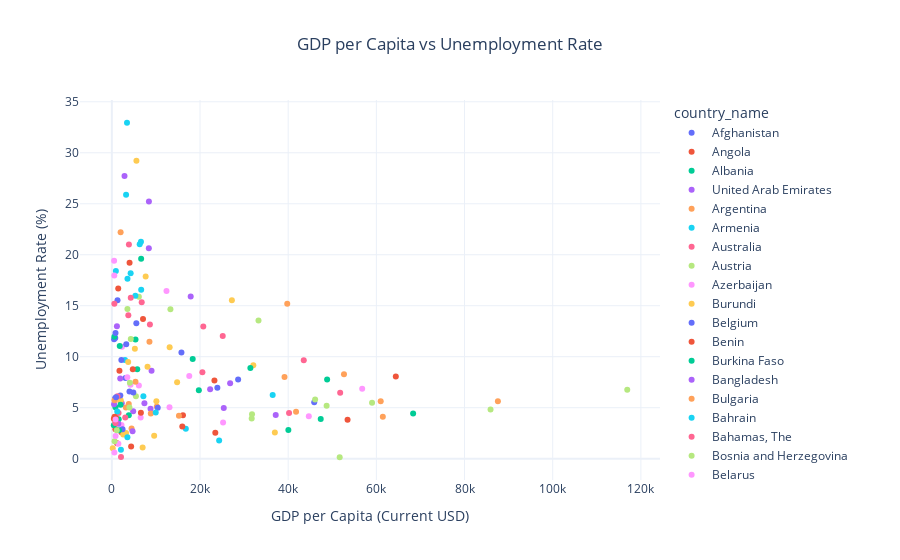

Here is the notebook cell this chart was saved with:
### Markdown cell above
# 👥 Income vs Employment Dynamics

This visualization examines the relationship between national income levels  
and labor market conditions.

GDP per Capita serves as a proxy for economic prosperity, while the  
unemployment rate reflects workforce participation and job availability.

### Code cell
year_filtered = df[df["year"] == 2020].copy()

year_filtered = year_filtered.dropna(
    subset=[
        "GDP per Capita (Current USD)",
        "Unemployment Rate (%)"
    ]
)

fig = px.scatter(
    year_filtered,
    x="GDP per Capita (Current USD)",
    y = "Unemployment Rate (%)",
    color = "country_name",
    hover_name="country_name",
    title="GDP per Capita vs Unemployment Rate"
)
fig.update_layout(
    template="plotly_white",
    title_x=0.5
)

fig.show()
